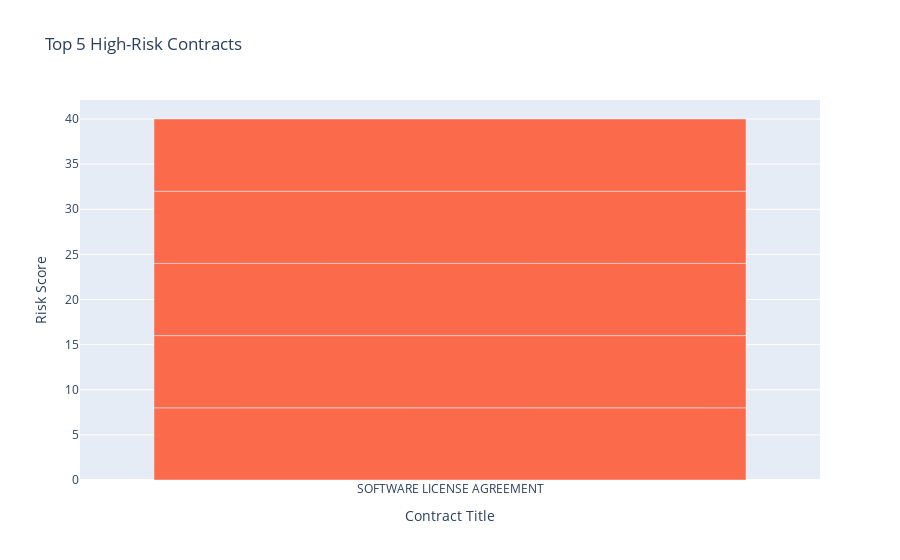

The notebook cell saved with this chart:
### Markdown cell above
This chart highlights the contracts that the AI has identified as having the highest risk scores, allowing legal teams to immediately prioritize their review process.

### Code cell
# Create a bar chart for the highest-risk contracts
fig_high_risk = px.bar(
    df_high_risk,
    x='ContractTitle',
    y='RiskScore',
    title='Top 5 High-Risk Contracts',
    labels={'ContractTitle': 'Contract Title', 'RiskScore': 'Risk Score (1-10)'},
    color='RiskScore',
    color_continuous_scale=px.colors.sequential.Reds,
    hover_data=['uri', 'RiskAnalysis'] # Show more details on hover
)

# Improve layout
fig_high_risk.update_layout(
    xaxis_title="Contract Title",
    yaxis_title="Risk Score",
    coloraxis_showscale=False
)
fig_high_risk.update_xaxes(categoryorder='total descending') # Order by risk score

fig_high_risk.show()

### Figure 1 — Plotly figure (JSON) as saved in the notebook; plotly's stock layout.template omitted (floating-point values rounded to 4 significant figures)
{"data": [{"customdata": [["gs://dataproc-metastore-public-binaries/cuad_v1/full_contract_txt/WESTERN COPPER - NON-COMPETITION AGREEMENT.txt", "For the Licensee, the limitation of liability clause is a significant risk, capping Licensor's liability to fees paid in the last 12 months and excluding various types of damages. This means the Licensee bears substantial risk for potential software failures or data loss."], ["gs://dataproc-metastore-public-binaries/cuad_v1/full_contract_txt/IMMUNOMEDICSINC_08_07_2019-EX-10.1-PROMOTION AGREEMENT.txt", "The Licensee faces significant risk due to broad disclaimers of warranty, a strong limitation of liability for the Licensor, and a broad indemnification clause requiring the Licensee to indemnify the Licensor for claims arising from software use."], ["gs://dataproc-metastore-public-binaries/cuad_v1/full_contract_txt/CORIOINC_07_20_2000-EX-10.5-LICENSE AND HOSTING AGREEMENT.txt", "For the Licensee, the primary risk is the significant limitation of liability for the Licensor, capping damages to fees paid in the preceding 12 months, which could be insufficient for major losses. There are no automatic renewal provisions, which is good for control but requires active management for continued use. Confidentiality obligations are mutual."], ["gs://dataproc-metastore-public-binaries/cuad_v1/full_contract_txt/XENCORINC_10_25_2013-EX-10.24-COLLABORATION AGREEMENT (3).txt", "For the Licensee, significant risks include the 'AS IS' warranty disclaimer and the limitation of liability, which caps Licensor's liability at fees paid, potentially leaving Licensee exposed to larger damages."], ["gs://dataproc-metastore-public-binaries/cuad_v1/full_contract_txt/ACCELERATEDTECHNOLOGIESHOLDINGCORP_04_24_2003-EX-10.13-JOINT VENTURE AGREEMENT.txt", "For the Licensee, significant risks include the 'AS IS' warranty disclaimer and severe limitation of liability for the Licensor, potentially leaving the Licensee with limited recourse for software defects or damages. The automatic renewal clause also requires proactive management to avoid unintended extensions."]], "hovertemplate": "Contract Title=%{x}<br>Risk Score (1-10)=%{marker.color}<br>uri=%{customdata[0]}<br>RiskAnalysis=%{customdata[1]}<extra></extra>", "legendgroup": "", "marker": {"color": [8, 8, 8, 8, 8], "coloraxis": "coloraxis", "pattern": {"shape": ""}}, "name": "", "orientation": "v", "showlegend": false, "textposition": "auto", "type": "bar", "x": ["SOFTWARE LICENSE AGREEMENT", "SOFTWARE LICENSE AGREEMENT", "SOFTWARE LICENSE AGREEMENT", "SOFTWARE LICENSE AGREEMENT", "SOFTWARE LICENSE AGREEMENT"], "xaxis": "x", "y": [8, 8, 8, 8, 8], "yaxis": "y"}], "layout": {"barmode": "relative", "coloraxis": {"colorbar": {"title": {"text": "Risk Score (1-10)"}}, "colorscale": [[0, "rgb(255,245,240)"], [0.125, "rgb(254,224,210)"], [0.25, "rgb(252,187,161)"], [0.375, "rgb(252,146,114)"], [0.5, "rgb(251,106,74)"], [0.625, "rgb(239,59,44)"], [0.75, "rgb(203,24,29)"], [0.875, "rgb(165,15,21)"], [1, "rgb(103,0,13)"]], "showscale": false}, "legend": {"tracegroupgap": 0}, "title": {"text": "Top 5 High-Risk Contracts"}, "xaxis": {"anchor": "y", "categoryorder": "total descending", "domain": [0, 1], "title": {"text": "Contract Title"}}, "yaxis": {"anchor": "x", "domain": [0, 1], "title": {"text": "Risk Score"}}}}
